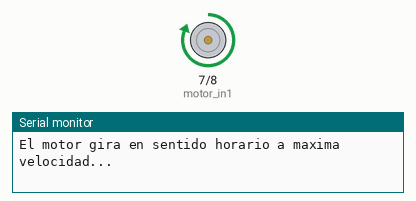
Recording of a sketch running on a simulated Arduino Uno, built with avr-gcc and run on an emulated ATmega328P. On the bench: motor-driver pin pairs drawn as motors (green arrow = first pin HIGH = forward, orange = second pin HIGH = backward, longer = more drive), the last lines printed to the serial monitor.

Above: at 1.5 s.
At 3.5 s:
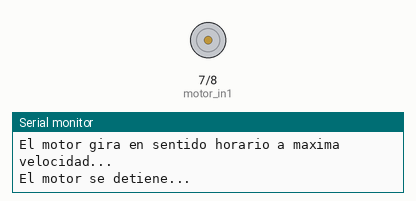
At 5.5 s:
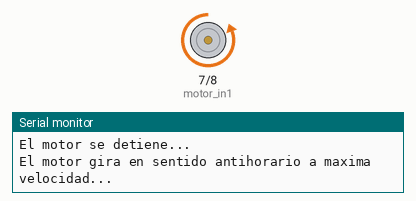
Timing chart, 0 to 10.4 s (numbered marks = the images above):
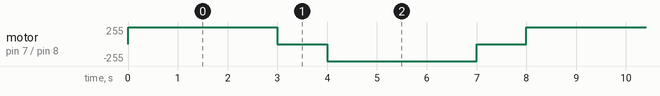

Measured:
- by itself, motor on pin 7 (motor_in1) / pin 8 (motor_in2): repeats every 8.0 s: stopped 1.0 s, backward 255/255 3.0 s, stopped 1.0 s, forward 255/255 3.0 s

The sketch:

PROGRAMA.ino
```cpp
// Define los pines conectados al driver L298N
const int motor_in1 = 7;
const int motor_in2 = 8; // La corrección está aquí: eliminamos el 'int' repetido

void setup() {
  // Configura los pines de control del motor como salidas
  pinMode(motor_in1, OUTPUT);
  pinMode(motor_in2, OUTPUT);

  // Inicia la comunicación serial para mostrar información
  Serial.begin(9600);
}

void loop() {
  Serial.println("El motor gira en sentido horario a maxima velocidad...");
  // Gira el motor en un sentido
  digitalWrite(motor_in1, HIGH);
  digitalWrite(motor_in2, LOW);

  delay(3000); // Gira por 3 segundos

  Serial.println("El motor se detiene...");
  // Detiene el motor
  digitalWrite(motor_in1, LOW);
  digitalWrite(motor_in2, LOW);

  delay(1000); // Espera 1 segundo

  Serial.println("El motor gira en sentido antihorario a maxima velocidad...");
  // Gira el motor en el sentido opuesto
  digitalWrite(motor_in1, LOW);
  digitalWrite(motor_in2, HIGH);

  delay(3000); // Gira por 3 segundos

  Serial.println("El motor se detiene...");
  // Detiene el motor
  digitalWrite(motor_in1, LOW);
  digitalWrite(motor_in2, LOW);

  delay(1000); // Espera 1 segundo antes de que el bucle se repita
}
```
